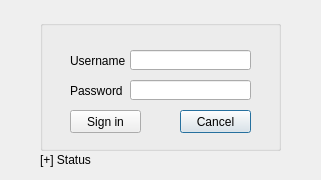
<?xml version="1.0" encoding="UTF-8"?>
<ui version="4.0">
 <class>emp_verification</class>
 <widget class="QDialog" name="emp_verification">
  <property name="geometry">
   <rect>
    <x>0</x>
    <y>0</y>
    <width>321</width>
    <height>180</height>
   </rect>
  </property>
  <property name="windowTitle">
   <string>Dialog</string>
  </property>
  <widget class="QWidget" name="centralWidget" native="true">
   <property name="geometry">
    <rect>
     <x>0</x>
     <y>0</y>
     <width>321</width>
     <height>190</height>
    </rect>
   </property>
   <widget class="QLabel" name="label">
    <property name="geometry">
     <rect>
      <x>40</x>
      <y>150</y>
      <width>241</width>
      <height>20</height>
     </rect>
    </property>
    <property name="text">
     <string>[+] Status</string>
    </property>
   </widget>
   <widget class="QGroupBox" name="groupBox">
    <property name="geometry">
     <rect>
      <x>40</x>
      <y>20</y>
      <width>241</width>
      <height>131</height>
     </rect>
    </property>
    <property name="title">
     <string/>
    </property>
    <widget class="QLabel" name="label_2">
     <property name="geometry">
      <rect>
       <x>30</x>
       <y>30</y>
       <width>61</width>
       <height>21</height>
      </rect>
     </property>
     <property name="text">
      <string>Username</string>
     </property>
    </widget>
    <widget class="QLabel" name="label_3">
     <property name="geometry">
      <rect>
       <x>30</x>
       <y>60</y>
       <width>61</width>
       <height>21</height>
      </rect>
     </property>
     <property name="text">
      <string>Password</string>
     </property>
    </widget>
    <widget class="QLineEdit" name="lineEdit_Username">
     <property name="geometry">
      <rect>
       <x>90</x>
       <y>30</y>
       <width>121</width>
       <height>20</height>
      </rect>
     </property>
    </widget>
    <widget class="QLineEdit" name="lineEdit_Password">
     <property name="geometry">
      <rect>
       <x>90</x>
       <y>60</y>
       <width>121</width>
       <height>20</height>
      </rect>
     </property>
     <property name="echoMode">
      <enum>QLineEdit::Password</enum>
     </property>
    </widget>
    <widget class="QPushButton" name="cancelButton">
     <property name="geometry">
      <rect>
       <x>140</x>
       <y>90</y>
       <width>71</width>
       <height>23</height>
      </rect>
     </property>
     <property name="text">
      <string>Cancel</string>
     </property>
    </widget>
    <widget class="QPushButton" name="signInButton">
     <property name="geometry">
      <rect>
       <x>30</x>
       <y>90</y>
       <width>71</width>
       <height>23</height>
      </rect>
     </property>
     <property name="text">
      <string>Sign in</string>
     </property>
    </widget>
   </widget>
  </widget>
  <widget class="QToolBar" name="mainToolBar">
   <property name="geometry">
    <rect>
     <x>180</x>
     <y>280</y>
     <width>4</width>
     <height>12</height>
    </rect>
   </property>
  </widget>
  <widget class="QStatusBar" name="statusBar">
   <property name="geometry">
    <rect>
     <x>180</x>
     <y>280</y>
     <width>3</width>
     <height>18</height>
    </rect>
   </property>
  </widget>
 </widget>
 <resources/>
 <connections/>
</ui>
